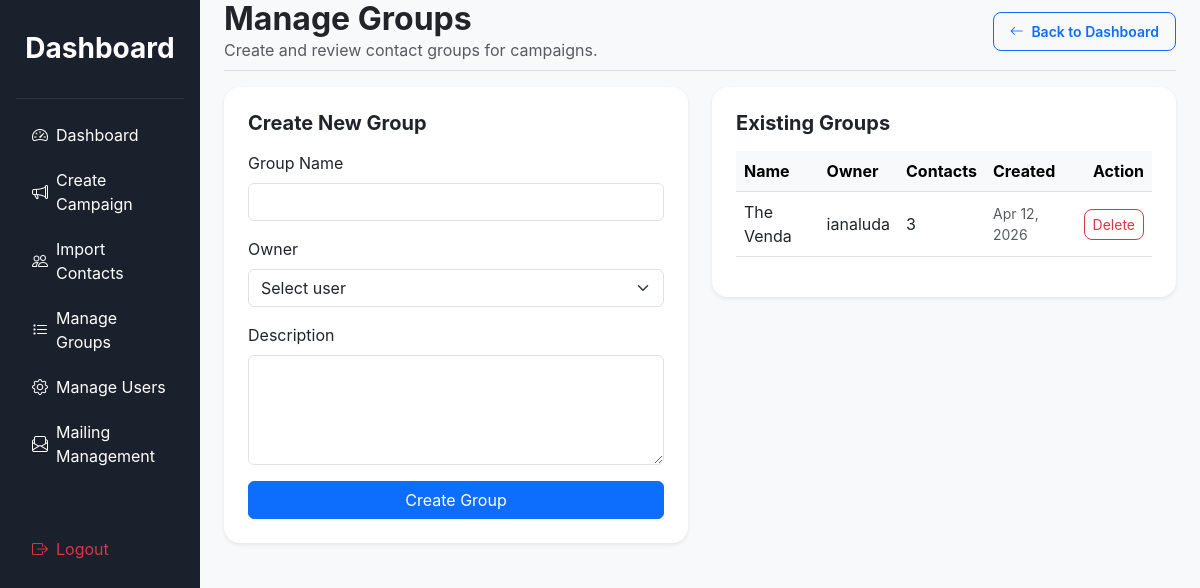
Screenshot of /groups/manage/ (signed in) with the database file from the repository.
### contacts_app/models.py (models this page shows, shortened)
class Group(models.Model):
    user = models.ForeignKey(User, on_delete=models.CASCADE, related_name='user_groups')
    name = models.CharField(max_length=100)
    description = models.TextField(blank=True)
    created_at = models.DateTimeField(auto_now_add=True)

### campaigns/views.py (the view, shortened to what this page needs)
# urls.py: path('groups/manage/', manage_groups, name='manage_groups'),
@login_required
def manage_groups(request):
    if not request.user.is_staff:
        raise PermissionDenied
    groups = Group.objects.select_related('user').order_by('-created_at')
    users = User.objects.order_by('username')
    return render(request, 'campaigns/manage_groups.html', {'groups': groups, 'users': users})

### templates/campaigns/manage_groups.html (shortened to what this page needs)
{% load static %}
<!DOCTYPE html>
<html lang="en">
<head>
    <link href="https://cdn.jsdelivr.net/npm/bootstrap@5.3.0/dist/css/bootstrap.min.css" rel="stylesheet">
    <link rel="stylesheet" href="https://cdn.jsdelivr.net/npm/bootstrap-icons@1.11.3/font/bootstrap-icons.min.css">
    <link rel="stylesheet" href="{% static 'css/dashboard.css' %}">
</head>
<body>
    <div class="container-fluid">
        <div class="row">
            <nav class="col-md-2 d-none d-md-block sidebar p-3">
                <h3 class="text-center py-3 fw-bold">Dashboard</h3>
                <hr class="text-secondary">
                <ul class="nav flex-column">
                    <li class="nav-item">
                        <a class="nav-link text-white d-flex align-items-center" href="{% url 'dashboard' %}">
                            <i class="bi bi-speedometer2 me-2"></i> Dashboard
                        </a>
                    </li>
                    <li class="nav-item">
                        <a class="nav-link text-white d-flex align-items-center" href="{% url 'create_campaign' %}">
                            <i class="bi bi-megaphone me-2"></i> Create Campaign
                        </a>
                    </li>
                    <li class="nav-item">
                        <a class="nav-link text-white d-flex align-items-center" href="{% url 'upload_contacts' %}">
                            <i class="bi bi-people me-2"></i> Import Contacts
                        </a>
                    </li>
                    <li class="nav-item">
                        <a class="nav-link text-white d-flex align-items-center active" href="{% url 'manage_groups' %}">
                            <i class="bi bi-list-task me-2"></i> Manage Groups
                        </a>
                    </li>
                    <li class="nav-item">
                        <a class="nav-link text-white d-flex align-items-center" href="{% url 'manage_users' %}">
                            <i class="bi bi-gear me-2"></i> Manage Users
                        </a>
                    </li>
                    <li class="nav-item">
                        <a class="nav-link text-white d-flex align-items-center" href="{% url 'manage_mailing' %}">
                            <i class="bi bi-envelope-paper me-2"></i> Mailing Management
                        </a>
                    </li>
                    <li class="nav-item mt-5">
                        <form action="{% url 'logout' %}" method="post">
                            <button type="submit" class="nav-link text-danger border-0 bg-transparent d-flex align-items-center">
                                <i class="bi bi-box-arrow-right me-2"></i> Logout
                            </button>
                        </form>
                    </li>
                </ul>
            </nav>
            <main class="col-md-10 p-0">
                <div class="px-4">
                    <div class="d-flex justify-content-between align-items-center pb-2 mb-3 border-bottom">
                        <div>
                            <h2 class="fw-bold m-0">Manage Groups</h2>
                            <p class="text-muted mb-0">Create and review contact groups for campaigns.</p>
                        </div>
                        <a href="{% url 'dashboard' %}" class="btn btn-sm btn-outline-primary px-3 py-2 rounded-3 fw-semibold">
                            <i class="bi bi-arrow-left me-1"></i> Back to Dashboard
                        </a>
                    </div>
                    <div class="row g-4">
                        <div class="col-lg-6">
                            <div class="card border-0 shadow-sm p-4 rounded-4">
                                <h5 class="fw-bold mb-3">Create New Group</h5>
                                <form method="post">
                                    <div class="mb-3">
                                        <label class="form-label">Group Name</label>
                                        <input type="text" name="name" class="form-control" required>
                                    </div>
                                    <div class="mb-3">
                                        <label class="form-label">Owner</label>
                                        <select name="user_id" class="form-select" required>
                                            <option value="">Select user</option>
                                        </select>
                                    </div>
                                    <div class="mb-3">
                                        <label class="form-label">Description</label>
                                        <textarea name="description" rows="4" class="form-control"></textarea>
                                    </div>
                                    <button type="submit" class="btn btn-primary w-100">Create Group</button>
                                </form>
                            </div>
                        </div>
                        <div class="col-lg-6">
                            <div class="card border-0 shadow-sm p-4 rounded-4">
                                <h5 class="fw-bold mb-3">Existing Groups</h5>
                                <div class="table-responsive">
                                    <table class="table table-hover align-middle">
                                        <thead class="table-light">
                                            <tr>
                                                <th>Name</th>
                                                <th>Owner</th>
                                                <th>Contacts</th>
                                                <th>Created</th>
                                                <th class="text-end">Action</th>
                                            </tr>
                                        </thead>
                                        <tbody>
                                            {% for group in groups %}
                                                <tr>
                                                    <td>{{ group.name }}</td>
                                                    <td>{{ group.user.username }}</td>
                                                    <td>{{ group.contacts.count }}</td>
                                                    <td class="text-muted small">{{ group.created_at|date:"M d, Y" }}</td>
                                                    <td class="text-end">
                                                        <form method="post" class="d-inline-block">
                                                            <button type="submit" class="btn btn-sm btn-outline-danger rounded-3">Delete</button>
                                                        </form>
                                                    </td>
                                                </tr>
                                            {% empty %}
                                                <tr>
                                                    <td colspan="5" class="text-center text-muted py-4">No groups found yet.</td>
                                                </tr>
                                            {% endfor %}
                                        </tbody>
                                    </table>
                                </div>
                            </div>
                        </div>
                    </div>
                </div>
            </main>
        </div>
    </div>
</body>
</html>

### static/css/dashboard.css (style rules this page uses)
body { background-color: #f8f9fa; font-family: 'Inter', sans-serif; }
.sidebar { height: 100vh; background: #1a202c; color: white; position: fixed; top: 0; left: 0; z-index: 100; width: 16.666667%; }
.sidebar .nav-link { transition: all 0.3s; border-radius: 5px; margin-bottom: 5px; color: white; }
main { margin-left: 16.666667%; padding-left: 1rem; }

### rows the page displays
Group: name "The Venda", user.username "ianaluda", contacts.count "3", created_at "Apr 12, 2026"
